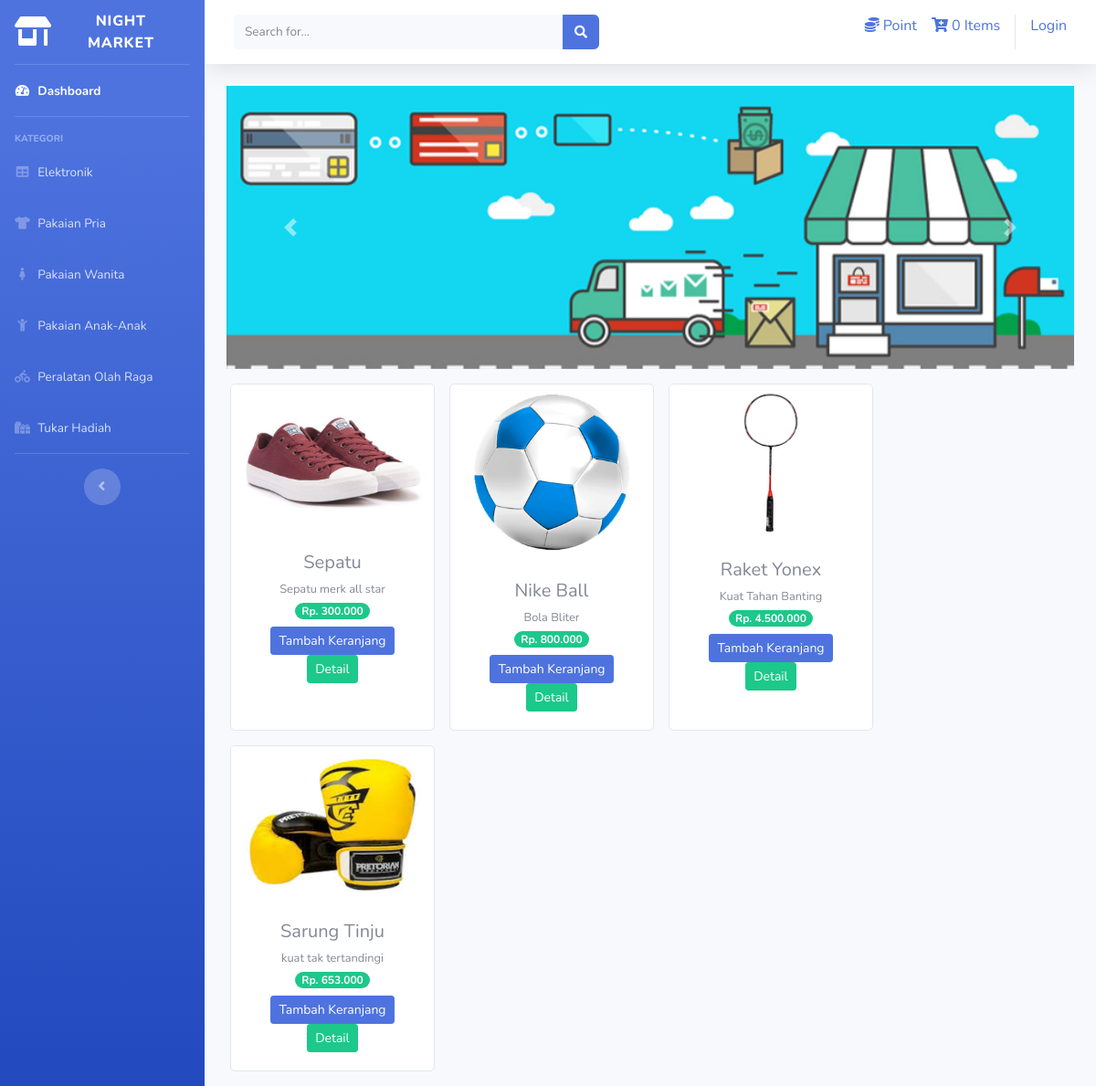
Page /index.php/kategori/peralatan_olahraga on the committed database.
### tables this page shows
CREATE TABLE `tb_barang` (
  `id_brg` int(11) NOT NULL,
  `nama_brg` varchar(130) NOT NULL,
  `keterangan` varchar(230) NOT NULL,
  `kategori` varchar(100) NOT NULL,
  `harga` int(11) NOT NULL,
  `stok` int(5) NOT NULL,
  `gambar` varchar(100) NOT NULL
);

### application/controllers/kategori.php (called while the page is built, shortened)
<?php
class kategori extends CI_Controller {
	public function __construct()
	{
		$this->load->model('model_kategori');
	}
	public function peralatan_olahraga()
	{
		$data['peralatan_olahraga'] = $this->model_kategori->data_peralatan_olahraga()->result();
		$this->load->view('templates/header');
		$this->load->view('templates/sidebar');
		$this->load->view('kategori/peralatan_olahraga',$data);
		$this->load->view('templates/footer');
	}
}
?>

### index.php (called while the page is built, shortened)
<?php
require_once BASEPATH.'core/CodeIgniter.php';

### application/models/model_kategori.php (called while the page is built, shortened)
<?php
class model_kategori extends CI_Model {
	public function data_peralatan_olahraga()
	{
	return	$this->db->get_where("tb_barang", array('kategori' => 'peralatan olahraga'));
	}
}
?>

### application/views/kategori/peralatan_olahraga.php (the view, shortened to what this page needs)
<div class="container-fluid">
<div id="carouselExampleControls" class="carousel " data-ride="carousel">
  <div class="carousel-inner">
    <div class="carousel-item active">
      <img src="<?= base_url() ?>/assets/img/slider1.jpeg" class="d-block w-100" alt="...">
    </div>
  <a class="carousel-control-prev" href="#carouselExampleControls" role="button" data-slide="prev">
    <span class="carousel-control-prev-icon" aria-hidden="true"></span>
  </a>
  <a class="carousel-control-next" href="#carouselExampleControls" role="button" data-slide="next">
    <span class="carousel-control-next-icon" aria-hidden="true"></span>
  </a>
</div>
	<div class="row text-center mt-3 ">
		<?php foreach ($peralatan_olahraga as $brg ) : ?>
		<div class="card ml-3 mb-3" style="width: 14rem;">
		<img src="<?php echo base_url().'/uploads/'.$brg->gambar ?>" class="card-img-top">
		<div class="card-body">
			<h5 class="card-title mb-1"><?php echo $brg->nama_brg ;?></h5>
			<small><?php echo  $brg->keterangan; ?></small><br>
				<span class="badge badge-pill badge-success mb-2">Rp. <?php echo number_format($brg->harga, 0,',','.') ?></span><br>
			<?php echo anchor('dashboard/tambah_ke_keranjang/'. $brg->id_brg,'<div class="btn btn-primary btn-sm">Tambah Keranjang</div>')?>
			<?php echo anchor('dashboard/detail/'. $brg->id_brg,'<div class="btn btn-success btn-sm">Detail</div>')?>
		</div>
		</div>
		<?php endforeach ;?>
	</div>
</div>

### rows in the picture
tb_barang: gambar (picture), nama_brg "Sepatu", keterangan "Sepatu merk all star", harga "300.000", id_brg "Tambah Keranjang", id_brg "Detail"
tb_barang: gambar (picture), nama_brg "Nike Ball", keterangan "Bola Bliter", harga "800.000", id_brg "Tambah Keranjang", id_brg "Detail"
tb_barang: gambar (picture), nama_brg "Raket Yonex", keterangan "Kuat Tahan Banting", harga "4.500.000", id_brg "Tambah Keranjang", id_brg "Detail"
tb_barang: gambar (picture), nama_brg "Sarung Tinju", keterangan "kuat tak tertandingi", harga "653.000", id_brg "Tambah Keranjang", id_brg "Detail"

### other values in the picture
$this->cart->total_items() "0"
anchor('auth/login','Login') "Login"
